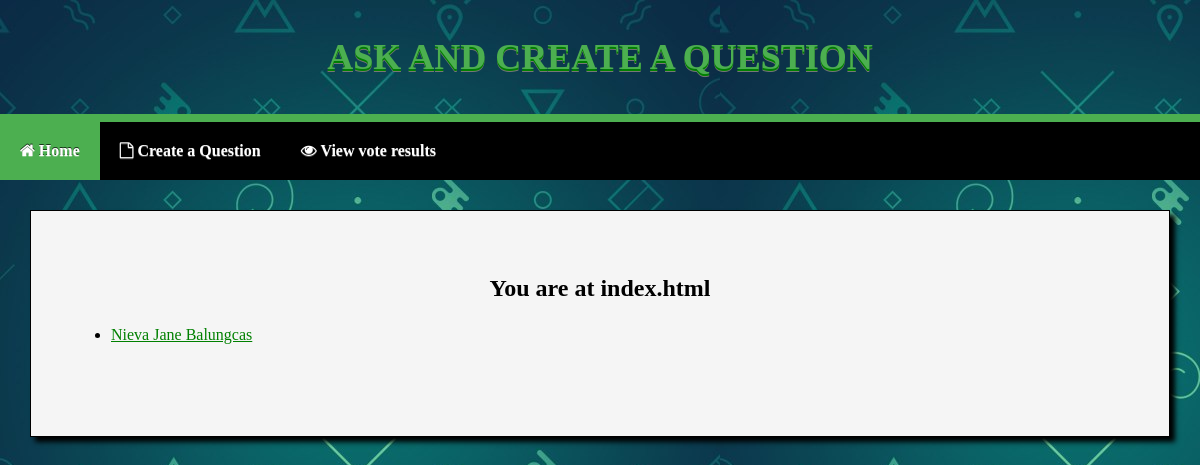
The page /polls/ on the database as committed earlier.
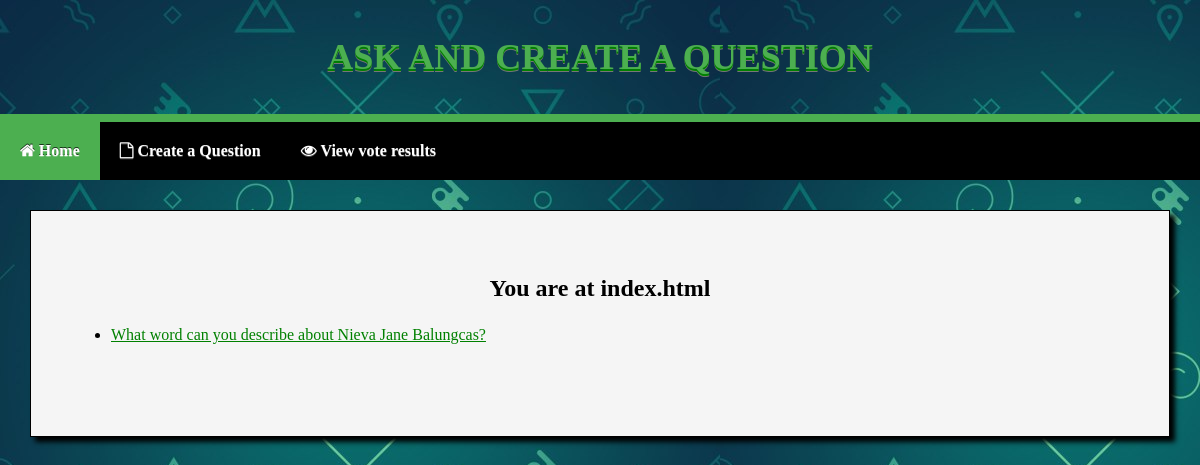
The same page on the database as committed later.
### polls/models.py (models this page shows, shortened)
@python_2_unicode_compatible
class Question(models.Model):
	question_text = models.CharField(max_length=200)
	pub_date = models.DateTimeField('date published')
	def was_published_recently(self):
		now = timezone.now()
		return now - datetime.timedelta(days=1) <= self.pub_date <= now
	was_published_recently.admin_order_field = 'pub_date'
	was_published_recently.boolean = True
	was_published_recently.short_description = 'Published recently?'

### polls/views.py (the view)
class IndexView(generic.ListView):
    template_name = 'polls/index.html'
    context_object_name = 'latest_question_list'
    def get_queryset(self):
        return Question.objects.order_by('-pub_date')[:5]

### polls/templates/polls/index.html
{% extends 'base/base.html' %}
{% load static %}
{% block nav-home %}<li><a class="active" href="{% url 'polls:index' %}"><i class="fa fa-home"></i> Home</a></li>{% endblock %}
{% block content %}
{% if latest_question_list %}
<center>
	<h2><p>You are at index.html</p></h2>
</center>
    <ul>
    {% for question in latest_question_list %}
        <li><a href="{% url 'polls:detail' question.id %}">{{ question.question_text }}</a></li>
	<br></br>
    {% endfor %}
    </ul>
{% else %}
    <p>No polls are available.</p>
{% endif %}
{% endblock %}

Rows that differ between the two databases and show on the page:
changed Question: question_text "Nieva Jane Balungcas" → "What word can you describe about Nieva Jane Balungcas?"
